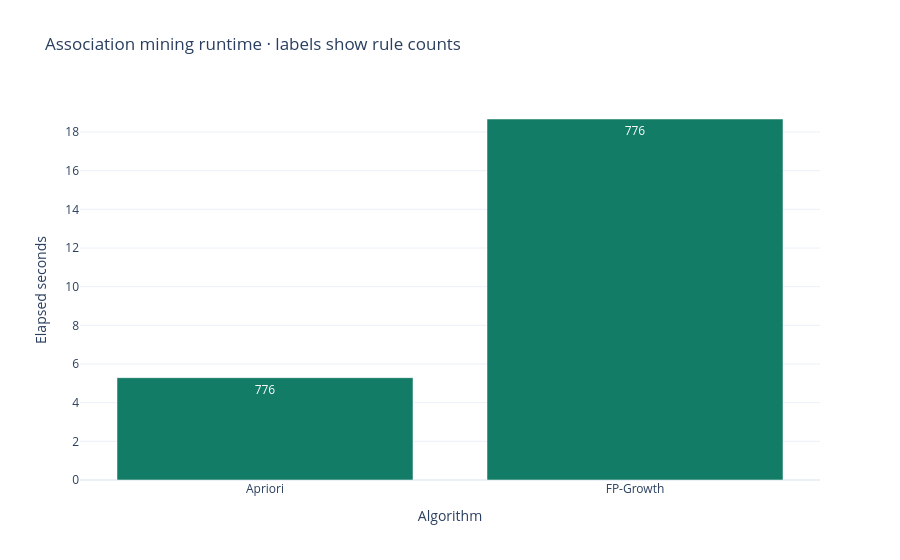
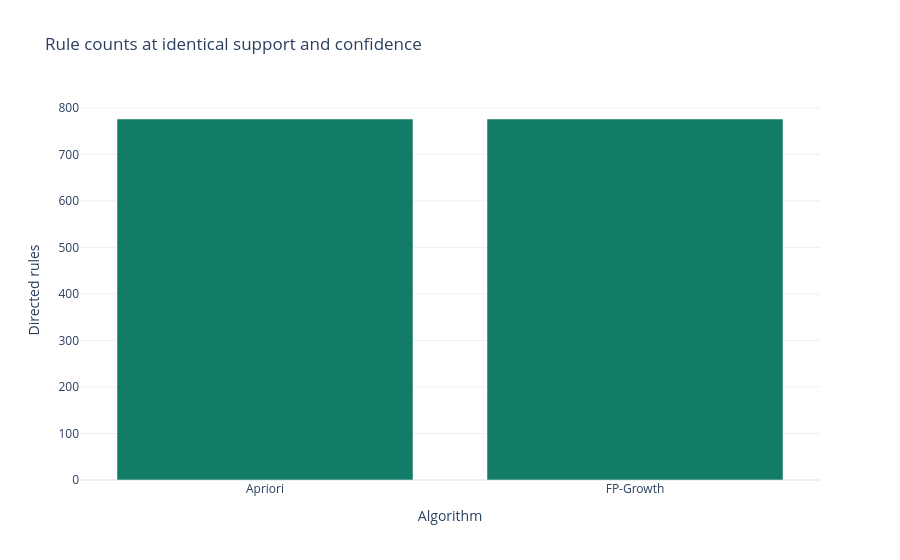

The cell these charts' notebook holds for them, in order:
### Markdown cell above
### 4 · Mine complements with Apriori AND FP-Growth
Both algorithms enumerate all frequent singletons and pairs at support 0.0015. `max_len=2` intentionally bounds the experiment. Rules include support, confidence and lift; lift above one means more co-purchase than independence predicts. Confidence is directional. Apriori and FP-Growth should find identical frequent sets and rules, although runtime differs. Basket rows and item columns are identical for the comparison.

### Code cell
basket_df=pd.DataFrame.sparse.from_spmatrix(B.astype(bool),columns=products.idx)
mine_key=hashlib.sha256((fingerprint+str(MIN_SUPPORT)+str(B.shape)).encode()).hexdigest()[:16]
mining_file=CACHE/f'mining-{mine_key}.joblib'
if mining_file.exists():
    mined, rules, mining_compare=joblib.load(mining_file)
    print('Using cached mining results; runtimes below are from the original computation.')
else:
    mined={}; rule_parts=[]; records=[]
    for name,fn in [('Apriori',apriori),('FP-Growth',fpgrowth)]:
        t=perf_counter()
        itemsets=fn(basket_df,min_support=MIN_SUPPORT,use_colnames=True,max_len=2)
        if any(len(s)>1 for s in itemsets.itemsets):
            rr=association_rules(itemsets,metric='confidence',min_threshold=.025)
            rr=rr[(rr.antecedents.map(len)==1)&(rr.consequents.map(len)==1)].copy()
        else:
            rr=pd.DataFrame(columns=['antecedents','consequents','support','confidence','lift'])
        duration=perf_counter()-t
        mined[name]=itemsets
        for _,r in rr.iterrows():
            rule_parts.append(dict(algorithm=name,a=int(next(iter(r.antecedents))),b=int(next(iter(r.consequents))),support=float(r.support),confidence=float(r.confidence),lift=float(r.lift)))
        records.append(dict(algorithm=name,seconds=duration,itemsets=len(itemsets),rules=len(rr)))
    rules=pd.DataFrame(rule_parts,columns=['algorithm','a','b','support','confidence','lift'])
    mining_compare=pd.DataFrame(records)
    joblib.dump((mined,rules,mining_compare),mining_file)
assert set(mined['Apriori'].itemsets)==set(mined['FP-Growth'].itemsets)
display(mining_compare)
px.bar(mining_compare,x='algorithm',y='seconds',text='rules',title='Association mining runtime · labels show rule counts',labels={'seconds':'Elapsed seconds','algorithm':'Algorithm'}).show()
px.bar(mining_compare,x='algorithm',y='rules',title='Rule counts at identical support and confidence',labels={'rules':'Directed rules','algorithm':'Algorithm'}).show()

### Figure 1 — Plotly figure (JSON) as saved in the notebook; plotly's stock layout.template omitted (floating-point values rounded to 4 significant figures)
{"data": [{"hovertemplate": "Algorithm=%{x}<br>Elapsed seconds=%{y}<br>rules=%{text}<extra></extra>", "legendgroup": "", "marker": {"color": "#137C66", "pattern": {"shape": ""}}, "name": "", "orientation": "v", "showlegend": false, "text": [776.0, 776.0], "textposition": "auto", "type": "bar", "x": ["Apriori", "FP-Growth"], "xaxis": "x", "y": [5.294, 18.67], "yaxis": "y"}], "layout": {"barmode": "relative", "legend": {"tracegroupgap": 0}, "title": {"text": "Association mining runtime · labels show rule counts"}, "xaxis": {"anchor": "y", "domain": [0.0, 1.0], "title": {"text": "Algorithm"}}, "yaxis": {"anchor": "x", "domain": [0.0, 1.0], "title": {"text": "Elapsed seconds"}}}}

### Figure 2 — Plotly figure (JSON) as saved in the notebook; plotly's stock layout.template omitted (floating-point values rounded to 4 significant figures)
{"data": [{"hovertemplate": "Algorithm=%{x}<br>Directed rules=%{y}<extra></extra>", "legendgroup": "", "marker": {"color": "#137C66", "pattern": {"shape": ""}}, "name": "", "orientation": "v", "showlegend": false, "textposition": "auto", "type": "bar", "x": ["Apriori", "FP-Growth"], "xaxis": "x", "y": [776, 776], "yaxis": "y"}], "layout": {"barmode": "relative", "legend": {"tracegroupgap": 0}, "title": {"text": "Rule counts at identical support and confidence"}, "xaxis": {"anchor": "y", "domain": [0.0, 1.0], "title": {"text": "Algorithm"}}, "yaxis": {"anchor": "x", "domain": [0.0, 1.0], "title": {"text": "Directed rules"}}}}
